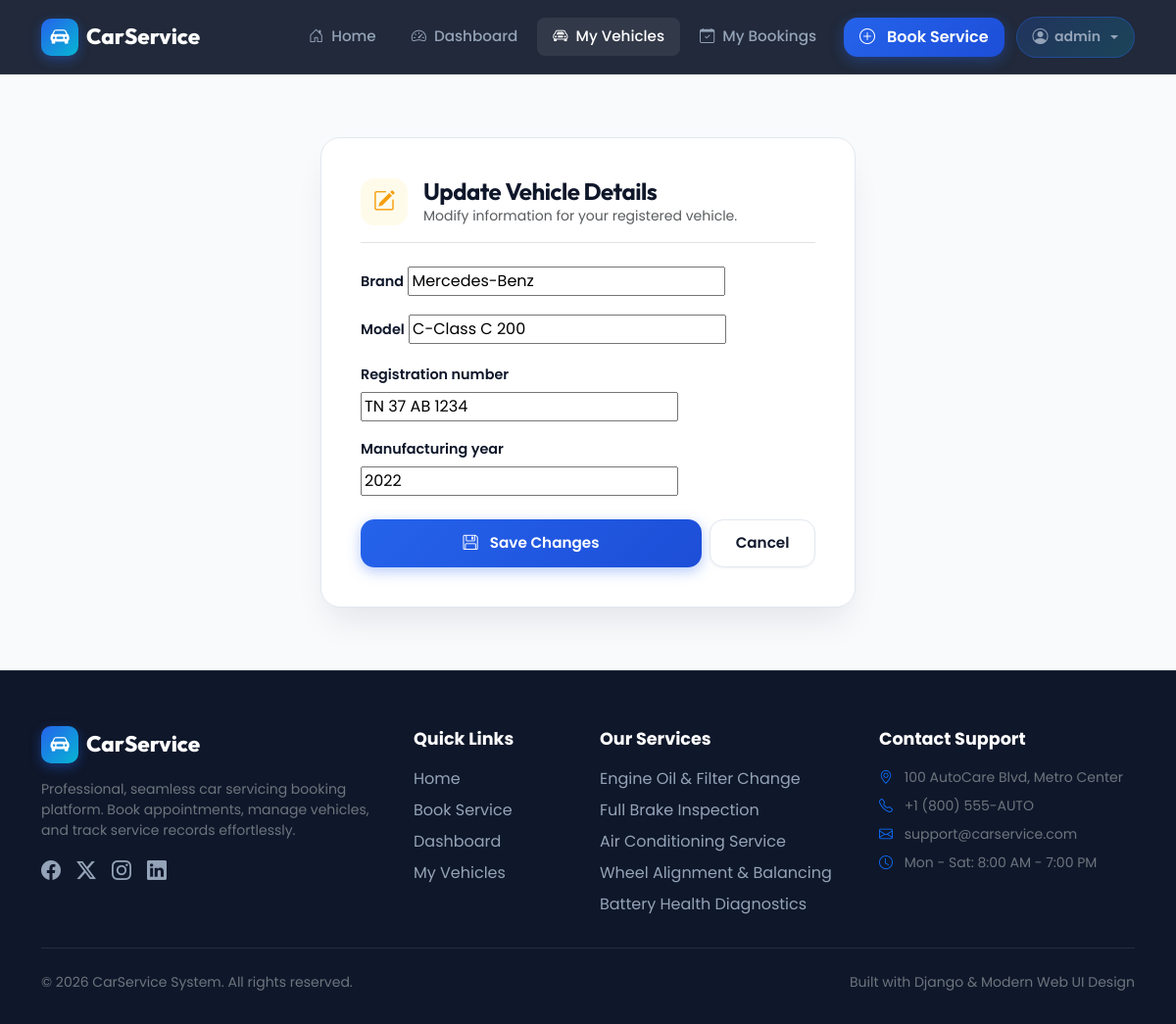
Screenshot of /services/vehicles/1/edit/ (signed in) with the database file from the repository.
### accounts/models.py (models this page shows)
class User(AbstractUser):
    ROLE_CHOICES = (
        ('customer', 'Customer'),
        ('mechanic', 'Mechanic'),
        ('admin', 'Admin'),
    )
    phone_number = models.CharField(max_length=15, blank=True)
    role = models.CharField(max_length=20, choices=ROLE_CHOICES, default='customer')
    created_at = models.DateTimeField(auto_now_add=True)
    updated_at = models.DateTimeField(auto_now=True)

### services/models.py (models this page shows, shortened)
class Vehicle(models.Model):
    owner = models.ForeignKey(
        settings.AUTH_USER_MODEL,
        on_delete=models.CASCADE
    )
    brand = models.CharField(max_length=50)
    model = models.CharField(max_length=50)
    registration_number = models.CharField(max_length=20, unique=True)
    manufacturing_year = models.PositiveIntegerField()

### services/views.py (the view)
# urls.py: path("vehicles/<int:pk>/edit/", views.edit_vehicle, name="edit_vehicle"),
@login_required
def edit_vehicle(request, pk):
    vehicle = get_object_or_404(
        Vehicle,
        pk=pk,
        owner=request.user
    )
    if request.method == "POST":
        form = VehicleForm(request.POST, instance=vehicle)
        if form.is_valid():
            form.save()
            return redirect("vehicle_list")
    else:
        form = VehicleForm(instance=vehicle)
    return render(
        request,
        "services/edit_vehicle.html",
        {"form": form},
    )

### services/forms.py
class VehicleForm(forms.ModelForm):
    class Meta:
        model = Vehicle
        fields = [
            "brand",
            "model",
            "registration_number",
            "manufacturing_year",
        ]

### services/templates/services/edit_vehicle.html (shortened to what this page needs)
{% extends "base.html" %}
{% block content %}
<div class="row justify-content-center py-4">
    <div class="col-md-7 col-lg-6">
        <div class="form-card">
            <div class="d-flex align-items-center gap-3 mb-4 pb-3 border-bottom">
                <div class="stat-icon" style="width: 48px; height: 48px; font-size: 1.4rem; background: #fffbeb; color: #f59e0b;">
                    <i class="bi bi-pencil-square"></i>
                </div>
                <div>
                    <h4 class="fw-bold mb-0">Update Vehicle Details</h4>
                    <p class="text-muted small mb-0">Modify information for your registered vehicle.</p>
                </div>
            </div>
            <form method="post">
                {% for field in form %}
                    <div class="mb-3">
                        <label class="form-label" for="{{ field.id_for_label }}">{{ field.label }}</label>
                        {{ field }}
                    </div>
                {% endfor %}
                <div class="d-flex gap-2 mt-4">
                    <button type="submit" class="btn btn-primary-custom flex-grow-1">
                        <i class="bi bi-floppy me-1"></i> Save Changes
                    </button>
                    <a href="{% url 'vehicle_list' %}" class="btn btn-secondary-custom">Cancel</a>
                </div>
            </form>
        </div>
    </div>
</div>
{% endblock %}

### templates/base.html (shortened to what this page needs)
{% load static %}
<!DOCTYPE html>
<html lang="en">
<head>
    <link href="https://cdn.jsdelivr.net/npm/bootstrap@5.3.3/dist/css/bootstrap.min.css" rel="stylesheet">
    <link rel="stylesheet" href="https://cdn.jsdelivr.net/npm/bootstrap-icons@1.11.3/font/bootstrap-icons.min.css">
    <link rel="stylesheet" href="{% static 'css/style.css' %}">
</head>
<body>
<nav class="navbar navbar-expand-lg app-navbar">
    <div class="container">
        <a class="navbar-brand" href="/">
            <span class="brand-icon"><i class="bi bi-car-front-fill"></i></span>
            CarService
        </a>
        <div class="collapse navbar-collapse" id="navbarNav">
            <ul class="navbar-nav ms-auto align-items-center gap-1">
                <li class="nav-item">
                    <a class="nav-link {% if request.path == '/' %}active{% endif %}" href="/">
                        <i class="bi bi-house-door me-1"></i> Home
                    </a>
                </li>
                {% if user.is_authenticated %}
                    <li class="nav-item">
                        <a class="nav-link {% if '/dashboard' in request.path %}active{% endif %}" href="{% url 'dashboard' %}">
                            <i class="bi bi-speedometer2 me-1"></i> Dashboard
                        </a>
                    </li>
                    <li class="nav-item">
                        <a class="nav-link {% if '/vehicles' in request.path %}active{% endif %}" href="{% url 'vehicle_list' %}">
                            <i class="bi bi-car-front me-1"></i> My Vehicles
                        </a>
                    </li>
                    <li class="nav-item">
                        <a class="nav-link {% if '/bookings' in request.path and 'history' not in request.path %}active{% endif %}" href="{% url 'booking_list' %}">
                            <i class="bi bi-calendar-check me-1"></i> My Bookings
                        </a>
                    </li>
                    <li class="nav-item ms-lg-2 my-2 my-lg-0">
                        <a class="btn btn-primary-custom py-2 px-3 fs-6" href="{% url 'book_service' %}">
                            <i class="bi bi-plus-circle me-1"></i> Book Service
                        </a>
                    </li>
                    <li class="nav-item dropdown ms-lg-2">
                        <a class="nav-link dropdown-toggle user-badge text-decoration-none" href="#" role="button" data-bs-toggle="dropdown" aria-expanded="false">
                            <i class="bi bi-person-circle fs-6"></i> {{ user.first_name|default:user.username }}
                        </a>
                    </li>
                {% endif %}
            </ul>
        </div>
    </div>
</nav>
<div class="main-wrapper">
    <div class="container">
        {% block content %}
        {% endblock %}
    </div>
</div>
<footer class="app-footer">
    <div class="container">
        <div class="row g-4 mb-4">
            <div class="col-lg-4 col-md-6">
                <div class="navbar-brand mb-3">
                    <span class="brand-icon"><i class="bi bi-car-front-fill"></i></span>
                    CarService
                </div>
                <p class="text-secondary small mb-3">
                    Professional, seamless car servicing booking platform. Book appointments, manage vehicles, and track service records effortlessly.
                </p>
                <div class="d-flex gap-3 text-secondary">
                    <a href="#" class="footer-link fs-5"><i class="bi bi-facebook"></i></a>
                    <a href="#" class="footer-link fs-5"><i class="bi bi-twitter-x"></i></a>
                    <a href="#" class="footer-link fs-5"><i class="bi bi-instagram"></i></a>
                    <a href="#" class="footer-link fs-5"><i class="bi bi-linkedin"></i></a>
                </div>
            </div>
            <div class="col-lg-2 col-md-6">
                <div class="footer-title">Quick Links</div>
                <a href="/" class="footer-link">Home</a>
                <a href="{% url 'book_service' %}" class="footer-link">Book Service</a>
                {% if user.is_authenticated %}
                <a href="{% url 'dashboard' %}" class="footer-link">Dashboard</a>
                <a href="{% url 'vehicle_list' %}" class="footer-link">My Vehicles</a>
                {% else %}
                <a href="{% url 'login' %}" class="footer-link">Sign In</a>
                <a href="{% url 'register' %}" class="footer-link">Register</a>
                {% endif %}
            </div>
            <div class="col-lg-3 col-md-6">
                <div class="footer-title">Our Services</div>
                <div class="footer-link">Engine Oil & Filter Change</div>
                <div class="footer-link">Full Brake Inspection</div>
                <div class="footer-link">Air Conditioning Service</div>
                <div class="footer-link">Wheel Alignment & Balancing</div>
                <div class="footer-link">Battery Health Diagnostics</div>
            </div>
            <div class="col-lg-3 col-md-6">
                <div class="footer-title">Contact Support</div>
                <p class="small text-secondary mb-2"><i class="bi bi-geo-alt me-2 text-primary"></i> 100 AutoCare Blvd, Metro Center</p>
                <p class="small text-secondary mb-2"><i class="bi bi-telephone me-2 text-primary"></i> +1 (800) 555-AUTO</p>
                <p class="small text-secondary mb-2"><i class="bi bi-envelope me-2 text-primary"></i> support@carservice.com</p>
                <p class="small text-secondary mb-0"><i class="bi bi-clock me-2 text-primary"></i> Mon - Sat: 8:00 AM - 7:00 PM</p>
            </div>
        </div>
        <hr class="border-secondary opacity-25 my-4">
        <div class="d-flex flex-column flex-sm-row justify-content-between align-items-center gap-2 small text-secondary">
            <div>© 2026 CarService System. All rights reserved.</div>
            <div>Built with Django & Modern Web UI Design</div>
        </div>
    </div>
</footer>
</body>
</html>

### static/css/style.css (style rules this page uses)
:root { --font-heading: 'Outfit', -apple-system, BlinkMacSystemFont, sans-serif; --font-body: 'Poppins', -apple-system, BlinkMacSystemFont, sans-serif; --primary: #2563eb; --primary-hover: #1d4ed8; --primary-light: #eff6ff; --secondary: #0f172a; --accent: #06b6d4; --status-pending-bg: #fef3c7; --status-pending-text: #92400e; --status-confirmed-bg: #dbeafe; --status-confirmed-text: #1e40af; --status-progress-bg: #f3e8ff; --status-progress-text: #6b21a8; --status-completed-bg: #d1fae5; --status-completed-text: #065f46; --status-cancelled-bg: #fee2e2; --status-cancelled-text: #991b1b; --bg-body: #f8fafc; --bg-card: #ffffff; --border-color: #e2e8f0; --text-main: #1e293b; --text-muted: #64748b; --radius-sm: 8px; --radius-md: 14px; --radius-lg: 20px; --radius-full: 9999px; --shadow-sm: 0 1px 3px rgba(0,0,0,0.05); --shadow-md: 0 10px 25px -5px rgba(15, 23, 42, 0.06), 0 8px 10px -6px rgba(15, 23, 42, 0.04); --shadow-lg: 0 20px 35px -10px rgba(15, 23, 42, 0.1); --shadow-glow: 0 0 25px rgba(37, 99, 235, 0.2); }
body { font-family: var(--font-body); background-color: var(--bg-body); color: var(--text-main); margin: 0; padding: 0; min-height: 100vh; display: flex; flex-direction: column; -webkit-font-smoothing: antialiased; }
h1, h2, h3, h4, h5, h6 { font-family: var(--font-heading); font-weight: 700; letter-spacing: -0.02em; color: var(--secondary); }
.app-navbar { background: rgba(15, 23, 42, 0.92); backdrop-filter: blur(12px); -webkit-backdrop-filter: blur(12px); border-bottom: 1px solid rgba(255, 255, 255, 0.08); padding: 0.85rem 0; position: sticky; top: 0; z-index: 1000; transition: all 0.3s ease; }
.navbar-brand { font-family: var(--font-heading); font-size: 1.4rem; font-weight: 800; color: #ffffff !important; display: flex; align-items: center; gap: 0.5rem; }
.brand-icon { width: 38px; height: 38px; background: linear-gradient(135deg, #2563eb, #06b6d4); border-radius: 10px; display: flex; align-items: center; justify-content: center; color: white; font-size: 1.2rem; box-shadow: 0 4px 12px rgba(37, 99, 235, 0.4); }
.nav-link { font-family: var(--font-body); font-weight: 500; font-size: 0.95rem; color: #94a3b8 !important; padding: 0.5rem 1rem !important; border-radius: var(--radius-sm); transition: all 0.2s ease; }
.nav-link:hover, .nav-link.active { color: #ffffff !important; background: rgba(255, 255, 255, 0.08); }
.user-badge { background: linear-gradient(135deg, rgba(37, 99, 235, 0.2), rgba(6, 182, 212, 0.2)); border: 1px solid rgba(37, 99, 235, 0.4); color: #60a5fa; padding: 0.35rem 0.9rem; border-radius: var(--radius-full); font-size: 0.88rem; font-weight: 600; display: inline-flex; align-items: center; gap: 0.4rem; }
.main-wrapper { flex: 1; padding: 2.5rem 0; }
.stat-icon { width: 56px; height: 56px; border-radius: var(--radius-md); background: var(--stat-bg, var(--primary-light)); color: var(--stat-color, var(--primary)); display: flex; align-items: center; justify-content: center; font-size: 1.6rem; flex-shrink: 0; }
.btn-primary-custom { background: linear-gradient(135deg, #2563eb, #1d4ed8); color: white !important; border: none; padding: 0.75rem 1.6rem; border-radius: var(--radius-md); font-weight: 600; font-size: 0.95rem; display: inline-flex; align-items: center; justify-content: center; gap: 0.5rem; box-shadow: 0 4px 14px rgba(37, 99, 235, 0.35); transition: all 0.25s ease; }
.btn-secondary-custom { background: #ffffff; color: var(--secondary) !important; border: 1px solid var(--border-color); padding: 0.75rem 1.6rem; border-radius: var(--radius-md); font-weight: 600; font-size: 0.95rem; display: inline-flex; align-items: center; justify-content: center; gap: 0.5rem; box-shadow: var(--shadow-sm); transition: all 0.25s ease; }
.form-card { background: #ffffff; border-radius: var(--radius-lg); border: 1px solid var(--border-color); box-shadow: var(--shadow-lg); padding: 2.5rem; }
.form-label { font-weight: 600; font-size: 0.9rem; color: var(--secondary); margin-bottom: 0.4rem; }
.app-footer { background: var(--secondary); color: #94a3b8; padding: 3.5rem 0 2rem 0; border-top: 1px solid rgba(255,255,255,0.08); margin-top: auto; }
.footer-title { color: #ffffff; font-size: 1.1rem; font-weight: 700; margin-bottom: 1rem; }
.footer-link { color: #94a3b8; text-decoration: none; transition: color 0.2s ease; display: block; margin-bottom: 0.5rem; }

### rows the page displays
User: first_name "admin"
Vehicle: form "Mercedes-Benz" "C-Class C 200" "TN 37 AB 1234" "2022"

### other values shown
{{ field.label }} "Brand" "Model" "Registration number" "Manufacturing year"
